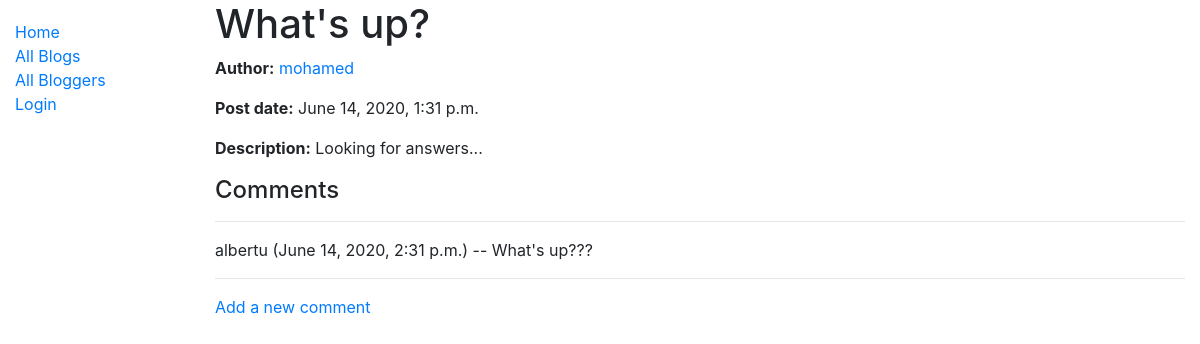
The page /blog/1 on the database its author committed.
### blog/models.py (models this page shows, shortened)
class Blog(models.Model):
    post = models.CharField(max_length=200)
    author = models.ForeignKey(Author, on_delete=models.SET_NULL, null=True, blank=True)
    description = models.TextField()
    date = models.DateTimeField(auto_now=True)

class Author(models.Model):
    name = models.OneToOneField(User, on_delete=models.SET_NULL, null=True)
    bio = models.TextField()
    class Meta:
        ordering = ['name']
    def __str__(self):
        return self.name.username
    def get_absolute_url(self):
        return reverse('author-detail', args=[str(self.id)])

class Comment(models.Model):
    comment_text = models.TextField(null=False)
    blog = models.ForeignKey(Blog, on_delete=models.CASCADE)
    author = models.ForeignKey(User, on_delete=models.SET_NULL, null=True, blank=True)
    date = models.DateTimeField(auto_now=True)
    def __str__(self):
        return self.comment_text

### blog/views.py (the view)
# urls.py: path('<int:pk>', views.BlogDetailView.as_view(), name='blog-detail'),
class BlogDetailView(generic.DetailView):
    model = Blog

### blog/templates/blog/blog_detail.html
{% extends "base_generic.html" %}
{% block content %}
  <h1>{{ blog.post }}</h1>
  <p><strong>Author:</strong> <a href="{{ blog.author.get_absolute_url }}"> {{ blog.author }}</a></p>
  <p><strong>Post date:</strong> {{ blog.date }}</p>
  <p><strong>Description:</strong> {{ blog.description }}</p>
  <h4>Comments</h4>
  {% for comment in blog.comment_set.all %}
      <hr>
    <p>
        {{ comment.author }} ({{ comment.date }}) -- {{ comment }}
    </p>
      <hr>
  {% endfor %}
    <a href="{% url 'comment-form' blog.id %}">Add a new comment</a>
{% endblock %}

### rows shown on the page
Blog: post "What's up?", author "mohamed", date "June 14, 2020, 1:31 p.m.", description "Looking for answers..."
Comment: author "albertu", date "June 14, 2020, 2:31 p.m.", comment_text "What's up???"
